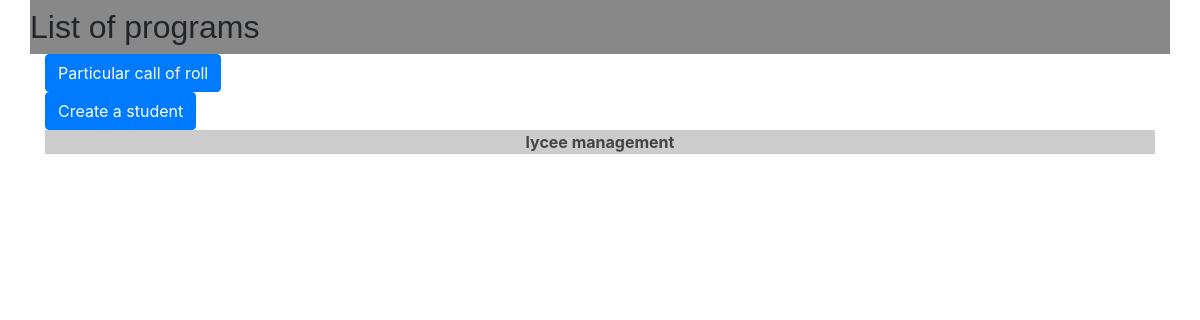
/lycee/, run on an earlier commit of the app's database.
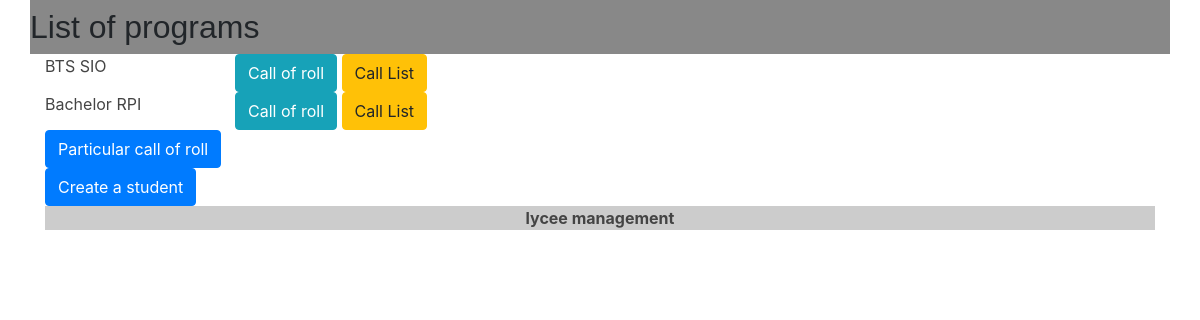
And on a later commit of the database.
### lycee/models.py (models this page shows, shortened)
class Cursus(models.Model):
  name = models.CharField(
    max_length=50,
    blank=False,
    null=True,
    default='aucun'
  )
  year_from_bac = models.SmallIntegerField(
    help_text ="year since le bac",
    verbose_name="year",
    blank=False,
    null=True,
    default=0
  )
  scholar_year = models.CharField(
    max_length=9,
    blank=False,
    null=True,
    default='0000-00001'
  )

### lycee/views.py (the view)
# urls.py: path('lycee/', views.index, name="index"),
def index(request):
  result_list = Cursus.objects.order_by('name')
  template = loader.get_template('lycee/index.html')
  context = {
    'liste' : result_list,
  }
  return HttpResponse(template.render(context,request))

### lycee/templates/lycee/index.html
{% extends 'master.html' %}
{% load static %}
{% if liste %}
  {% block title %}
    <h2>List of programs</h2>
  {% endblock %}
  {% block content %}
    <div class='container'>
      {% for cursus in liste %}
        <div class="row">
          <div class = "col-sm-2">
            <a href={% url 'detail_cursus' cursus.id %}>{{cursus.name}}</a>
          </div>
          <div class = "col-sm-4">
            <a href={% url 'call_of_roll' cursus.id %}><button class='button radius btn btn-info left'>Call of roll</button></a>
            <a href={% url 'call_list_cursus' cursus.id %}><button class='button radius btn btn-warning left'>Call List</button></a>
          </div>
        </div>
      {% endfor %}
      <div>
        <a href={% url 'particular_call_of_roll' %}><button class='button radius btn btn-primary left'>Particular call of roll</button></a>
      </div>
      <div>
        <a href={% url 'create_student' %}><button class='button radius btn btn-primary left'>Create a student</button></a>
      </div>
    </div>
  {% endblock %}
{% else %}
  <p> No cursus to show</p>
{% endif %}

What changed in the data, as far as the page shows it:
added Cursus: name "BTS SIO"
added Cursus: name "Bachelor RPI"
